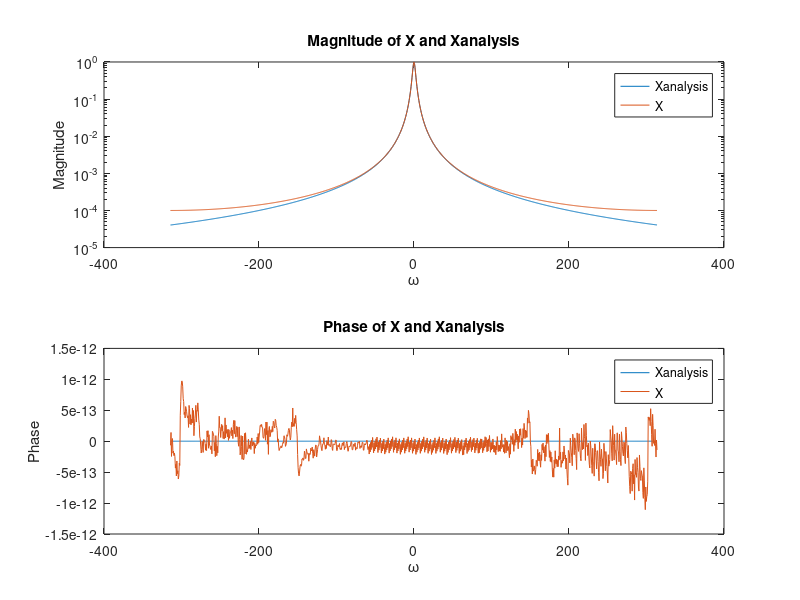

Reproduce this figure in MATLAB.
tau = 0.01;
T = 10;
N = T / tau;
t = (0:tau:T - 0.01);
x = exp(-2 .* abs(t));
y = exp(-2 .* abs(t - 5));
Y = fftshift(tau * fft(y));
w = -(pi / tau) + (0:N - 1) * (2 * pi / (N * tau));

phase = exp(1j * 5 * w);
X = Y .* phase;

Xanalysis = 1 ./ (2 + 1j * w) + 1 ./ (2 - 1j * w);

subplot(2, 1, 1)
semilogy(w, abs(Xanalysis))
hold on
semilogy(w, abs(X))
title('Magnitude of X and Xanalysis')
xlabel('\omega')
ylabel('Magnitude')
legend('Xanalysis', 'X')
subplot(2, 1, 2)
plot(w, angle(Xanalysis))
hold on
plot(w, angle(X))
title('Phase of X and Xanalysis')
xlabel('\omega')
ylabel('Phase')
legend('Xanalysis', 'X')
